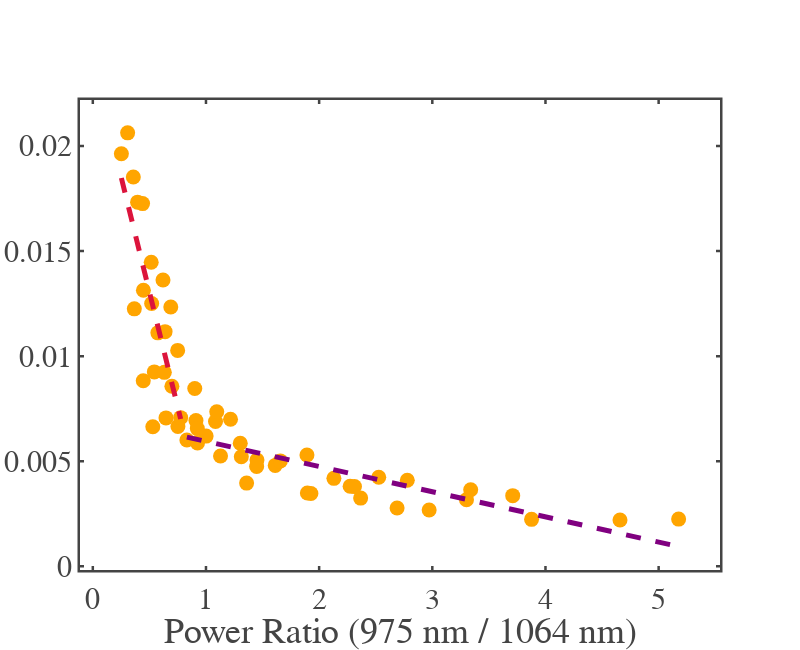
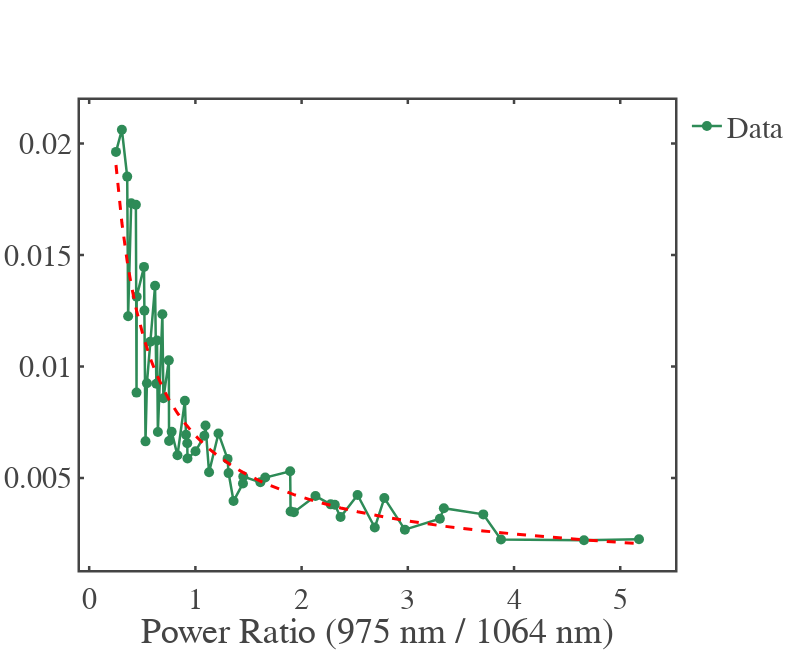

Notebook code cell kept with these figures, in order:
### Code cell
import numpy as np


# ============================================================
# --- Signal vs (975 nm / 1064 nm) Power Ratio ---
# ============================================================
df_ratio = df.copy()
df_ratio["Power_Ratio"] = df_ratio["P975_mW"] / df_ratio["P1064_mW"]

# Sort by ratio for clean plotting
df_ratio = df_ratio.sort_values("Power_Ratio")


# --- Define regions ---
region1_mask = df_ratio["Power_Ratio"] <= 0.8
region2_mask = df_ratio["Power_Ratio"] >= 0.8

# --- Region 1 fit ---
x1 = df_ratio.loc[region1_mask, "Power_Ratio"].values
y1 = df_ratio.loc[region1_mask, "Signal"].values
coeffs1 = np.polyfit(x1, y1, 1)  # linear fit y = m*x + c
y1_fit = np.polyval(coeffs1, x1)

# --- Region 2 fit ---
x2 = df_ratio.loc[region2_mask, "Power_Ratio"].values
y2 = df_ratio.loc[region2_mask, "Signal"].values
coeffs2 = np.polyfit(x2, y2, 1)
y2_fit = np.polyval(coeffs2, x2)

# --- Plot original data + two fits ---
fig3 = go.Figure()

# Original data
fig3.add_trace(go.Scatter(
    x=df_ratio["Power_Ratio"],
    y=df_ratio["Signal"],
    mode='markers',
    line=dict(width=2.5, color='orange'),
    marker=dict(size=15),
    showlegend=False
))

# Fit lines
fig3.add_trace(go.Scatter(
    x=x1, y=y1_fit,
    mode='lines',
    line=dict(color='crimson', width=5, dash='dash'),
    name='Fit Region 1',
    showlegend=False,
))
fig3.add_trace(go.Scatter(
    x=x2, y=y2_fit,
    mode='lines',
    line=dict(color='purple', width=5, dash='dash'),
    name='Fit Region 2',
    showlegend=False,
))

fig3.update_layout(
    template=fig_template,
    xaxis_title="Power Ratio (975 nm / 1064 nm)",
    # yaxis_type="log",
    width=800,
    height=650
)

output_path = r"C:\Users\Atanu\OneDrive\Desktop\research_work\paper\NaBiF4_PL_analysis\figures in paper\ratio_powerVariation_high_withfits.png"
pio.write_image(fig3, output_path, format='png', scale=4)
print(f"✅ Figure saved as: {output_path}")

fig3.show()

print("Linear Fit Parameters:")
print(f"Region 1 (Power_Ratio <= 0.9): slope = {coeffs1[0]:.5f}, intercept = {coeffs1[1]:.5f}")
print(f"Region 2 (Power_Ratio >= 0.8): slope = {coeffs2[0]:.5f}, intercept = {coeffs2[1]:.5f}")


# --- Power-law fit ---
x_all = df_ratio["Power_Ratio"].values
y_all = df_ratio["Signal"].values

# Remove zeros or negatives to avoid log issues
mask = (x_all > 0) & (y_all > 0)
x_fit = x_all[mask]
y_fit = y_all[mask]

# Log-log fit: log(y) = log(a) + b*log(x)
log_x = np.log(x_fit)
log_y = np.log(y_fit)

b, log_a = np.polyfit(log_x, log_y, 1)
a = np.exp(log_a)

# Generate fitted curve
y_powerlaw = a * x_fit**b

print(f"Power-law fit parameters: a = {a:.5f}, b = {b:.5f}")


fig_power = go.Figure()

# Original data
fig_power.add_trace(go.Scatter(
    x=x_all,
    y=y_all,
    mode='markers+lines',
    line=dict(width=2.5, color='seagreen'),
    marker=dict(size=10),
    name='Data'
))

# Power-law fit
fig_power.add_trace(go.Scatter(
    x=x_fit,
    y=y_powerlaw,
    mode='lines',
    line=dict(color='red', width=3, dash='dash'),
    name=f'Power-law fit: y = {a:.2f}*x^{b:.2f}',
    showlegend=False,
))

fig_power.update_layout(
    template=fig_template,
    xaxis_title="Power Ratio (975 nm / 1064 nm)",
    # yaxis_type="log",
    width=800,
    height=650
)

fig_power.show()

### Figure 1 — Plotly figure (JSON) as saved in the notebook; plotly's stock layout.template omitted (floating-point values rounded to 4 significant figures)
{"data": [{"line": {"color": "orange", "width": 2.5}, "marker": {"size": 15}, "mode": "markers", "showlegend": false, "type": "scatter", "x": [0.2524, 0.3078, 0.3579, 0.3667, 0.3956, 0.4395, 0.4458, 0.4472, 0.5161, 0.52, 0.5303, 0.5436, 0.5748, 0.6201, 0.6321, 0.6386, 0.6467, 0.6891, 0.6987, 0.7498, 0.752, 0.7763, 0.8312, 0.9009, 0.9115, 0.9235, 0.9255, 1.001, 1.084, 1.095, 1.129, 1.217, 1.303, 1.312, 1.359, 1.448, 1.451, 1.612, 1.657, 1.892, 1.896, 1.927, 2.13, 2.274, 2.312, 2.367, 2.527, 2.689, 2.779, 2.972, 3.302, 3.339, 3.71, 3.877, 4.659, 5.177], "y": [0.01963, 0.02062, 0.01852, 0.01225, 0.01733, 0.01726, 0.008827, 0.01313, 0.01447, 0.01251, 0.00664, 0.00925, 0.01111, 0.01362, 0.009228, 0.01117, 0.007063, 0.01234, 0.008571, 0.01027, 0.006656, 0.007074, 0.006013, 0.008462, 0.006934, 0.006553, 0.005867, 0.006195, 0.006892, 0.007351, 0.00525, 0.006995, 0.005853, 0.005216, 0.00396, 0.004751, 0.005061, 0.004802, 0.005017, 0.005297, 0.003491, 0.003464, 0.004186, 0.003813, 0.003793, 0.003245, 0.004235, 0.002773, 0.004095, 0.002679, 0.003166, 0.003641, 0.003363, 0.002234, 0.002202, 0.002247]}, {"line": {"color": "crimson", "dash": "dash", "width": 5}, "mode": "lines", "name": "Fit Region 1", "showlegend": false, "type": "scatter", "x": [0.2524, 0.3078, 0.3579, 0.3667, 0.3956, 0.4395, 0.4458, 0.4472, 0.5161, 0.52, 0.5303, 0.5436, 0.5748, 0.6201, 0.6321, 0.6386, 0.6467, 0.6891, 0.6987, 0.7498, 0.752, 0.7763], "y": [0.01848, 0.01726, 0.01617, 0.01597, 0.01534, 0.01438, 0.01424, 0.01421, 0.0127, 0.01262, 0.01239, 0.0121, 0.01142, 0.01043, 0.01017, 0.01002, 0.009847, 0.008918, 0.008707, 0.007589, 0.007542, 0.00701]}, {"line": {"color": "purple", "dash": "dash", "width": 5}, "mode": "lines", "name": "Fit Region 2", "showlegend": false, "type": "scatter", "x": [0.8312, 0.9009, 0.9115, 0.9235, 0.9255, 1.001, 1.084, 1.095, 1.129, 1.217, 1.303, 1.312, 1.359, 1.448, 1.451, 1.612, 1.657, 1.892, 1.896, 1.927, 2.13, 2.274, 2.312, 2.367, 2.527, 2.689, 2.779, 2.972, 3.302, 3.339, 3.71, 3.877, 4.659, 5.177], "y": [0.00615, 0.006066, 0.006054, 0.006039, 0.006037, 0.005946, 0.005846, 0.005833, 0.005793, 0.005688, 0.005585, 0.005573, 0.005517, 0.005411, 0.005408, 0.005215, 0.00516, 0.004878, 0.004874, 0.004837, 0.004593, 0.004421, 0.004375, 0.00431, 0.004118, 0.003924, 0.003816, 0.003585, 0.00319, 0.003145, 0.0027, 0.002501, 0.001564, 0.0009438]}], "layout": {"height": 650, "width": 800, "xaxis": {"autorange": true, "range": [-0.1132, 5.542], "title": {"text": "Power Ratio (975 nm / 1064 nm)"}, "type": "linear"}, "yaxis": {"autorange": true, "range": [-0.0001742, 0.02219], "type": "linear"}}}

### Figure 2 — Plotly figure (JSON) as saved in the notebook; plotly's stock layout.template omitted (floating-point values rounded to 4 significant figures)
{"data": [{"line": {"color": "seagreen", "width": 2.5}, "marker": {"size": 10}, "mode": "markers+lines", "name": "Data", "type": "scatter", "x": [0.2524, 0.3078, 0.3579, 0.3667, 0.3956, 0.4395, 0.4458, 0.4472, 0.5161, 0.52, 0.5303, 0.5436, 0.5748, 0.6201, 0.6321, 0.6386, 0.6467, 0.6891, 0.6987, 0.7498, 0.752, 0.7763, 0.8312, 0.9009, 0.9115, 0.9235, 0.9255, 1.001, 1.084, 1.095, 1.129, 1.217, 1.303, 1.312, 1.359, 1.448, 1.451, 1.612, 1.657, 1.892, 1.896, 1.927, 2.13, 2.274, 2.312, 2.367, 2.527, 2.689, 2.779, 2.972, 3.302, 3.339, 3.71, 3.877, 4.659, 5.177], "y": [0.01963, 0.02062, 0.01852, 0.01225, 0.01733, 0.01726, 0.008827, 0.01313, 0.01447, 0.01251, 0.00664, 0.00925, 0.01111, 0.01362, 0.009228, 0.01117, 0.007063, 0.01234, 0.008571, 0.01027, 0.006656, 0.007074, 0.006013, 0.008462, 0.006934, 0.006553, 0.005867, 0.006195, 0.006892, 0.007351, 0.00525, 0.006995, 0.005853, 0.005216, 0.00396, 0.004751, 0.005061, 0.004802, 0.005017, 0.005297, 0.003491, 0.003464, 0.004186, 0.003813, 0.003793, 0.003245, 0.004235, 0.002773, 0.004095, 0.002679, 0.003166, 0.003641, 0.003363, 0.002234, 0.002202, 0.002247]}, {"line": {"color": "red", "dash": "dash", "width": 3}, "mode": "lines", "name": "Power-law fit: y = 0.01*x^-0.74", "showlegend": false, "type": "scatter", "x": [0.2524, 0.3078, 0.3579, 0.3667, 0.3956, 0.4395, 0.4458, 0.4472, 0.5161, 0.52, 0.5303, 0.5436, 0.5748, 0.6201, 0.6321, 0.6386, 0.6467, 0.6891, 0.6987, 0.7498, 0.752, 0.7763, 0.8312, 0.9009, 0.9115, 0.9235, 0.9255, 1.001, 1.084, 1.095, 1.129, 1.217, 1.303, 1.312, 1.359, 1.448, 1.451, 1.612, 1.657, 1.892, 1.896, 1.927, 2.13, 2.274, 2.312, 2.367, 2.527, 2.689, 2.779, 2.972, 3.302, 3.339, 3.71, 3.877, 4.659, 5.177], "y": [0.01904, 0.01645, 0.01472, 0.01445, 0.01367, 0.01265, 0.01252, 0.01249, 0.01123, 0.01117, 0.01101, 0.01081, 0.01038, 0.009811, 0.009673, 0.009601, 0.009512, 0.009077, 0.008984, 0.008529, 0.008511, 0.008313, 0.007904, 0.007448, 0.007385, 0.007314, 0.007302, 0.006891, 0.006497, 0.006449, 0.006308, 0.005967, 0.005674, 0.005644, 0.0055, 0.00525, 0.005242, 0.00485, 0.004751, 0.004309, 0.004302, 0.004251, 0.003948, 0.003763, 0.003717, 0.003653, 0.003481, 0.003325, 0.003245, 0.003088, 0.002858, 0.002834, 0.002622, 0.002539, 0.002217, 0.002051]}], "layout": {"height": 650, "width": 800, "xaxis": {"autorange": true, "range": [-0.08677, 5.516], "title": {"text": "Power Ratio (975 nm / 1064 nm)"}, "type": "linear"}, "yaxis": {"autorange": true, "range": [0.0008675, 0.02196], "type": "linear"}}}
